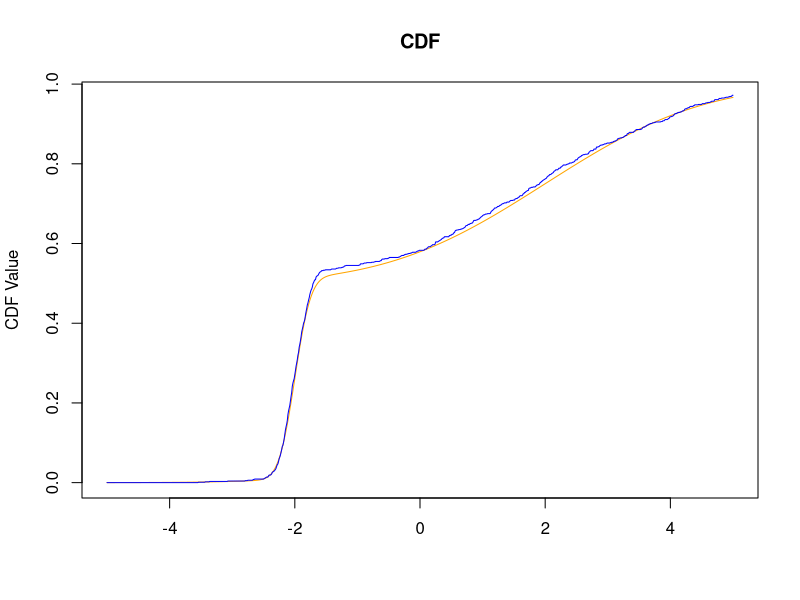

Recreate this plot in R. (Note: this script raises an error after producing the figure.)
## ---- chunk 1

num_samples = 1000;
samples_source = rbinom(num_samples, 1, 0.5);
samples = samples_source * rnorm(num_samples, -2,0.2) + (1 - samples_source) * rnorm(num_samples, 2, 2)
true_density = function(x) { 0.5 * dnorm(x, -2, 0.2) + 0.5 * dnorm(x,2,2) }
true_cdf = function(x) { 0.5 * pnorm(x,-2,0.2) + 0.5 * pnorm(x,2,2) }
density_points = seq(-5,5, by = 0.01);
slope = 5
bandwidth = 1#1/slope
plot(density_points, true_cdf(density_points), type = "l", col="orange", main = "CDF", xlab = "", ylab = "CDF Value")
lines(density_points, ecdf(samples)(density_points), col="blue")
lines(density_points, empirical_smooth_cdf_logit(samples, slope, density_points), col = "magenta")
lines(density_points, empirical_smooth_cdf_normal(samples, bandwidth, density_points))

plot(density_points, true_density(density_points), type = "l", col = "orange", main = "Density", xlab = "", ylab = "Density")
lines(density_points, empirical_density_logit(samples, slope, density_points), col="magenta")
lines(density_points, empirical_density_normal(samples, bandwidth, density_points))

## ---- chunk 2

kernel_estimate <- function(time, value_times, values, bandwidth) {
  result = array(0, length(time))
  for(i in 1:length(time)) {
    weights = exp(-0.5* (((value_times - time[i])  / bandwidth) ^ 2));
    result[i] = sum(weights * values) / sum(weights);
  }
  return(result)
}

time = 1:10
profile = generate_random_profile(time,3,1)
points = seq(1,10, by = 0.1)
linear = approx(time, profile, points)[["y"]]
kernel = kernel_estimate(points, time, profile, 0.5)
plot(time, profile)
lines(points, linear, col = "orange")
lines(points, kernel, col = "blue")
